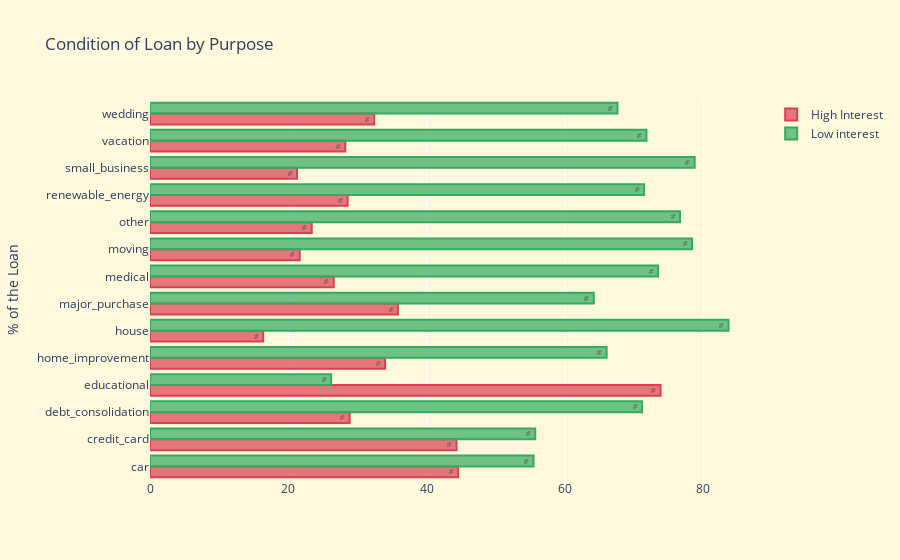

Notebook code for this chart:
### Code cell
loss_df['purpose'].value_counts()

# Education, renewable energy, wedding are the purposed that contains highest bad loans percent wise.

purpose_condition = round(pd.crosstab(loss_df['int_cat'], loss_df['purpose']).apply(lambda x: x/x.sum() * 100), 2)

high_int = purpose_condition.values[0].tolist()
low_int = purpose_condition.values[1].tolist()
purpose = purpose_condition.columns


bad_plot = go.Bar(
    x=high_int,
    y=purpose,
    orientation='h',
    name = 'High Interest',
    text='%',
    marker=dict(
        color='rgba(219, 64, 82, 0.7)',
        line = dict(
            color='rgba(219, 64, 82, 1.0)',
            width=2
        )
    )
)

good_plot = go.Bar(
    x=low_int,
    y=purpose,
    orientation='h',
    name='Low interest',
    text='%',
    marker=dict(
        color='rgba(50, 171, 96, 0.7)',
        line = dict(
            color='rgba(50, 171, 96, 1.0)',
            width=2
        )
    )
)


data = [bad_plot, good_plot]

layout = go.Layout(
    title='Condition of Loan by Purpose',
    xaxis=dict(
        title=''
    ),
    yaxis=dict(
        title='% of the Loan',
    ),
    paper_bgcolor='#FFF8DC',
    plot_bgcolor='#FFF8DC',
    showlegend=True
)

fig = dict(data=data, layout=layout)
iplot(fig, filename='condition_purposes')

### Figure 1 — Plotly figure (JSON) as saved in the notebook; plotly's stock layout.template omitted (floating-point values rounded to 4 significant figures)
{"data": [{"marker": {"color": "rgba(219, 64, 82, 0.7)", "line": {"color": "rgba(219, 64, 82, 1.0)", "width": 2}}, "name": "High Interest", "orientation": "h", "text": "%", "x": [44.55, 44.31, 28.86, 73.81, 33.99, 16.36, 35.84, 26.56, 21.64, 23.38, 28.57, 21.26, 28.23, 32.42], "y": ["car", "credit_card", "debt_consolidation", "educational", "home_improvement", "house", "major_purchase", "medical", "moving", "other", "renewable_energy", "small_business", "vacation", "wedding"], "type": "bar"}, {"marker": {"color": "rgba(50, 171, 96, 0.7)", "line": {"color": "rgba(50, 171, 96, 1.0)", "width": 2}}, "name": "Low interest", "orientation": "h", "text": "%", "x": [55.45, 55.69, 71.14, 26.19, 66.01, 83.64, 64.16, 73.44, 78.36, 76.62, 71.43, 78.74, 71.77, 67.58], "y": ["car", "credit_card", "debt_consolidation", "educational", "home_improvement", "house", "major_purchase", "medical", "moving", "other", "renewable_energy", "small_business", "vacation", "wedding"], "type": "bar"}], "layout": {"paper_bgcolor": "#FFF8DC", "plot_bgcolor": "#FFF8DC", "showlegend": true, "title": {"text": "Condition of Loan by Purpose"}, "xaxis": {"title": {"text": ""}, "type": "linear", "range": [0, 88.04], "autorange": true}, "yaxis": {"title": {"text": "% of the Loan"}, "type": "category", "range": [-0.5, 13.5], "autorange": true}, "autosize": true}}
